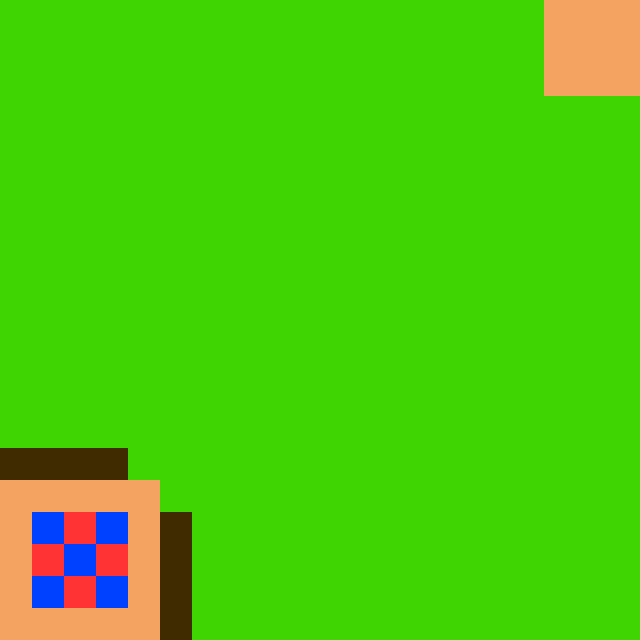

The image is a tile-based game level rendered from a .tmx file. Its description and complete source (layers, tilesets, objects, tile grids) follow:
An orthogonal 20x20 tile map with 32x32 px tiles, 2 tile layers (safe_haven, ground), 1 hidden layer not drawn.

<map version="1.0" orientation="orthogonal" renderorder="right-down" width="20" height="20" tilewidth="32" tileheight="32" nextobjectid="3">
 <tileset firstgid="1" name="tiles" tilewidth="32" tileheight="32" tilecount="8" columns="4">
  <image source="../img/tiles.png" trans="ff00ff" width="128" height="64" />
 </tileset>
 <layer name="safe_haven" width="20" height="20">
  <data encoding="csv">
0,0,0,0,0,0,0,0,0,0,0,0,0,0,0,0,0,0,0,0,
0,0,0,0,0,0,0,0,0,0,0,0,0,0,0,0,0,0,0,0,
0,0,0,0,0,0,0,0,0,0,0,0,0,0,0,0,0,0,0,0,
0,0,0,0,0,0,0,0,0,0,0,0,0,0,0,0,0,0,0,0,
0,0,0,0,0,0,0,0,0,0,0,0,0,0,0,0,0,0,0,0,
0,0,0,0,0,0,0,0,0,0,0,0,0,0,0,0,0,0,0,0,
0,0,0,0,0,0,0,0,0,0,0,0,0,0,0,0,0,0,0,0,
0,0,0,0,0,0,0,0,0,0,0,0,0,0,0,0,0,0,0,0,
0,0,0,0,0,0,0,0,0,0,0,0,0,0,0,0,0,0,0,0,
0,0,0,0,0,0,0,0,0,0,0,0,0,0,0,0,0,0,0,0,
0,0,0,0,0,0,0,0,0,0,0,0,0,0,0,0,0,0,0,0,
0,0,0,0,0,0,0,0,0,0,0,0,0,0,0,0,0,0,0,0,
0,0,0,0,0,0,0,0,0,0,0,0,0,0,0,0,0,0,0,0,
3,0,0,0,0,0,0,0,0,0,0,0,0,0,0,0,0,0,0,0,
5,5,5,5,0,0,0,0,0,0,0,0,0,0,0,0,0,0,0,0,
6,6,6,6,6,0,0,0,0,0,0,0,0,0,0,0,0,0,0,0,
6,8,7,8,6,5,0,0,0,0,0,0,0,0,0,0,0,0,0,0,
6,7,8,7,6,5,0,0,0,0,0,0,0,0,0,0,0,0,0,0,
6,8,7,8,6,5,0,0,0,0,0,0,0,0,0,0,0,0,0,0,
6,6,6,6,6,5,0,0,0,0,0,0,0,0,0,0,0,0,0,0
</data>
 </layer>
 <layer name="ground" width="20" height="20">
  <data encoding="csv">
1,1,1,1,1,1,1,1,1,1,1,1,1,1,1,1,1,6,6,6,
1,1,1,1,1,1,1,1,1,1,1,1,1,1,1,1,1,6,6,6,
1,1,1,1,1,1,1,1,1,1,1,1,1,1,1,1,1,6,6,6,
1,1,1,1,1,1,1,1,1,1,1,1,1,1,1,1,1,1,1,1,
1,1,1,1,1,1,1,1,1,1,1,1,1,1,1,1,1,1,1,1,
1,1,1,1,1,1,1,1,1,1,1,1,1,1,1,1,1,1,1,1,
1,1,1,1,1,1,1,1,1,1,1,1,1,1,1,1,1,1,1,1,
1,1,1,1,1,1,1,1,1,1,1,1,1,1,1,1,1,1,1,1,
1,1,1,1,1,1,1,1,1,1,1,1,1,1,1,1,1,1,1,1,
1,1,1,1,1,1,1,1,1,1,1,1,1,1,1,1,1,1,1,1,
1,1,1,1,1,1,1,1,1,1,1,1,1,1,1,1,1,1,1,1,
1,1,1,1,1,1,1,1,1,1,1,1,1,1,1,1,1,1,1,1,
1,1,1,1,1,1,1,1,1,1,1,1,1,1,1,1,1,1,1,1,
1,1,1,1,1,1,1,1,1,1,1,1,1,1,1,1,1,1,1,1,
0,0,0,0,1,1,1,1,1,1,1,1,1,1,1,1,1,1,1,1,
0,0,0,0,0,1,1,1,1,1,1,1,1,1,1,1,1,1,1,1,
0,0,0,0,0,0,1,1,1,1,1,1,1,1,1,1,1,1,1,1,
0,0,0,0,0,0,1,1,1,1,1,1,1,1,1,1,1,1,1,1,
0,0,0,0,0,0,1,1,1,1,1,1,1,1,1,1,1,1,1,1,
0,0,0,0,0,0,1,1,1,1,1,1,1,1,1,1,1,1,1,1
</data>
 </layer>
 <layer name="Boundary" width="20" height="20" visible="0">
  <data encoding="csv">
0,0,0,0,0,0,0,5,0,0,0,0,0,0,5,0,0,0,0,0,
0,0,0,0,0,0,0,5,0,0,0,0,0,0,5,0,0,0,0,0,
0,0,0,0,0,0,0,5,0,0,0,0,0,0,5,0,0,0,0,0,
0,0,0,0,0,0,0,5,0,0,0,0,0,0,5,0,0,0,0,0,
0,0,0,0,0,0,0,5,0,0,0,0,0,0,5,0,0,0,0,0,
5,5,5,5,5,5,5,5,5,5,5,5,5,5,5,5,5,5,5,5,
0,0,0,0,0,0,0,5,0,0,0,0,0,0,5,0,0,0,0,0,
0,0,0,0,0,0,0,5,0,0,0,0,0,0,5,0,0,0,0,0,
0,0,0,0,0,0,0,5,0,0,0,0,0,0,5,0,0,0,0,0,
0,0,0,0,0,0,0,5,0,0,0,0,0,0,5,0,0,0,0,0,
0,0,0,0,0,0,0,5,0,0,0,0,0,0,5,0,0,0,0,0,
0,0,0,0,0,0,0,5,0,0,0,0,0,0,5,0,0,0,0,0,
5,5,5,5,5,5,5,5,5,5,5,5,5,5,5,5,5,5,5,5,
0,0,0,0,0,0,0,5,0,0,0,0,0,0,5,0,0,0,0,0,
0,0,0,0,0,0,0,5,0,0,0,0,0,0,5,0,0,0,0,0,
0,0,0,0,0,0,0,5,0,0,0,0,0,0,5,0,0,0,0,0,
0,0,0,0,0,0,0,5,0,0,0,0,0,0,5,0,0,0,0,0,
0,0,0,0,0,0,0,5,0,0,0,0,0,0,5,0,0,0,0,0,
0,0,0,0,0,0,0,5,0,0,0,0,0,0,5,0,0,0,0,0,
0,0,0,0,0,0,0,5,0,0,0,0,0,0,5,0,0,0,0,0
</data>
 </layer>
</map>
